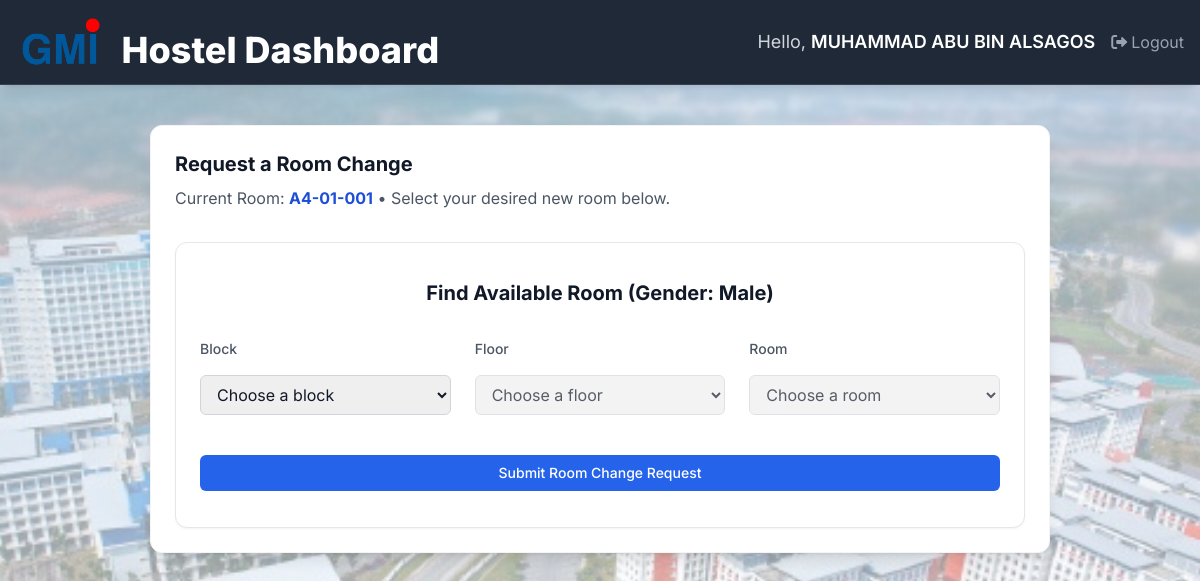
Page /room_change.php (signed in) on the earlier database version.
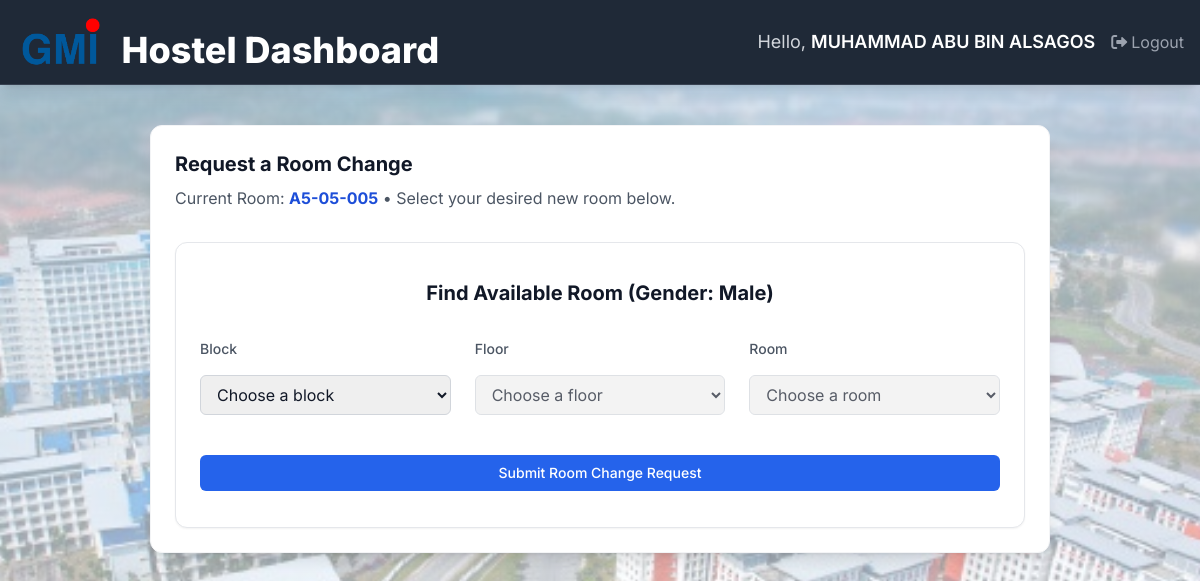
Same page on the later database version.
### tables this page shows
CREATE TABLE `student_rooms` (
  `sr_id` int(11) NOT NULL,
  `student_id` varchar(50) NOT NULL,
  `room_identifier` varchar(20) NOT NULL,
  `semester` varchar(50) DEFAULT NULL,
  `status` varchar(50) DEFAULT 'Active',
  `assigned_at` timestamp NOT NULL DEFAULT current_timestamp(),
  `released_at` timestamp NULL DEFAULT NULL
);

### conn.php (called while the page is built, shortened)
<?php
$host = 'localhost';
$user = 'root';
$pass = '';
$dbname = 'hostel';
$conn = new mysqli($host, $user, $pass, $dbname);
function getUserGender($student_id) {
    global $conn;
    $genderQuery = $conn->query("SELECT gender FROM users WHERE student_id = '$student_id'");
    return $genderQuery ? $genderQuery->fetch_assoc()['gender'] : null;
}
?>

### room_change.php (the view, shortened to what this page needs)
<?php
require 'conn.php';
$student_id = $_SESSION['student_id'];
$gender = getUserGender($student_id);
$current_room_id = '';
$sql_current_room = "SELECT room_identifier FROM student_rooms WHERE student_id = '$student_id' AND status = 'Active' LIMIT 1";
$res_current_room = $conn->query($sql_current_room);
if ($res_current_room && $res_current_room->num_rows > 0) {
    $current_room_id = $res_current_room->fetch_assoc()['room_identifier'];
} else {
    $_SESSION['room_message'] = "Error: You must have an active room assignment to request a room change.";
    header('Location: student_dashboard.php');
    exit;
}
?>
<!DOCTYPE html>
<html lang="en">
<head>
    <script src="https://cdn.tailwindcss.com"></script>
    <link href="https://cdnjs.cloudflare.com/ajax/libs/font-awesome/6.0.0/css/all.min.css" rel="stylesheet">
    <link rel="stylesheet" href="style.css">
</head>
<body class="bg-gray-100 text-gray-900 m-0 p-0">
<?php include 'student_header.php'; ?>
<div class="max-w-[900px] mx-auto my-10 p-6 bg-white rounded-xl shadow-lg border border-gray-100">
    <section class="mb-8">
        <h2 class="text-xl font-bold text-gray-900 mb-2">Request a Room Change</h2>
        <p class="text-gray-600">
            Current Room:
            <strong class="text-blue-700"><?php echo htmlspecialchars($current_room_id); ?></strong>
            • Select your desired new room below.
        </p>
    </section>
    <form method="post" action="room_change.php" class="bg-white rounded-xl shadow-sm border border-gray-200 px-6 py-5">
        <h2 class="text-xl font-bold text-gray-900 mb-4 mt-4 text-center">Find Available Room (Gender: <?php echo htmlspecialchars(ucfirst($gender)); ?>)</h2>
        <div class="grid grid-cols-1 md:grid-cols-3 gap-6">
            <div>
                <label class="block text-sm font-medium text-gray-600 mb-4 mt-4">Block</label>
                <select id="block-select" name="block" class="w-full px-3 py-2 rounded-md border border-gray-300 focus:outline-none focus:ring-2 focus:ring-blue-300 focus:border-blue-500 transition">
                    <option value="" selected disabled>Choose a block</option>
                </select>
            </div>
            <div>
                <label class="block text-sm font-medium text-gray-600 mb-4 mt-4">Floor</label>
                <select id="floor-select" name="floor" class="w-full px-3 py-2 rounded-md border border-gray-300 focus:outline-none focus:ring-2 focus:ring-blue-300 focus:border-blue-500 transition" disabled>
                    <option value="" selected disabled>Choose a floor</option>
                </select>
            </div>
            <div>
                <label class="block text-sm font-medium text-gray-600 mb-4 mt-4">Room</label>
                <select id="room-select" name="room" class="w-full px-3 py-2 rounded-md border border-gray-300 focus:outline-none focus:ring-2 focus:ring-blue-300 focus:border-blue-500 transition" disabled>
                    <option value="" selected disabled>Choose a room</option>
                </select>
            </div>
        </div>
        <button id="searchBtn" type="submit" class="mt-10 mb-4 w-full bg-blue-600 hover:bg-blue-700 text-white font-medium py-2 px-3 text-sm rounded-md transition-colors duration-200 focus:outline-none focus:ring-2 focus:ring-blue-300" disabled>
            Submit Room Change Request
        </button>
    </form>
</div>
</body>
</html>

Differences in the rows shown:
removed student_rooms: room_identifier "A4-01-001"
now on this page (row edited): student_rooms: room_identifier "A5-05-005"
